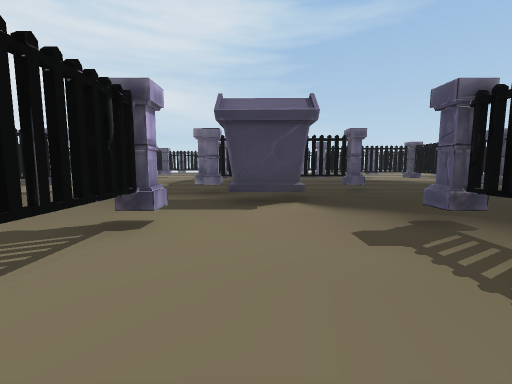
View 1 (above)

19 first-person views from a walk through a scene from a Unity 3-D project. The camera is 1.4 m above the floor, tilts 6° down and sees 90° across. The floor is counted in squares, 2 m on a side. Each view is taken from the middle of a square. On the plan, view 1 faces up. The plan holds only what a view shows up to about 9 squares ahead; the rest is blank. The place goes on beyond the plan. The player character is not drawn. Some animated figures are not drawn. Some surface patterns are stand-ins.

View 2
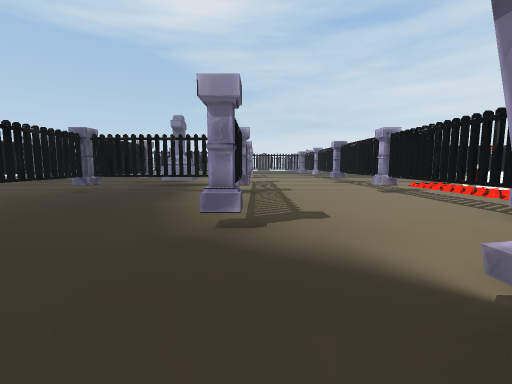

View 3
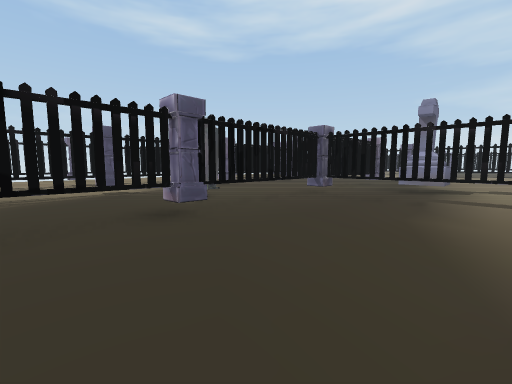

View 4
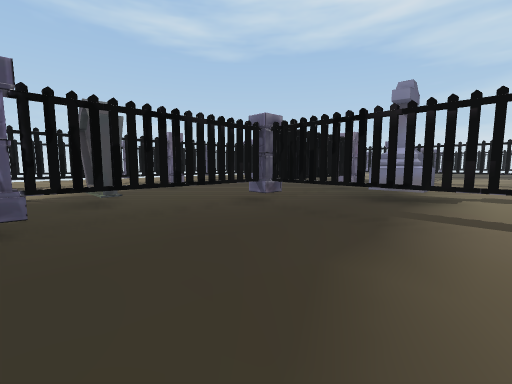

View 5
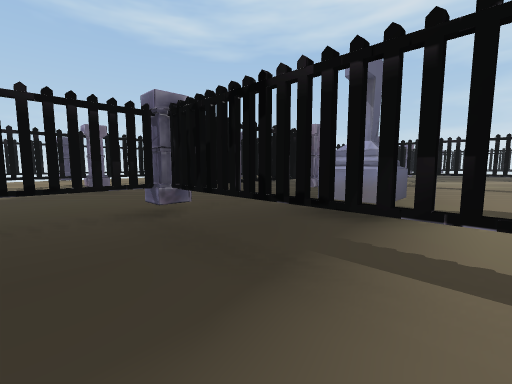

View 6
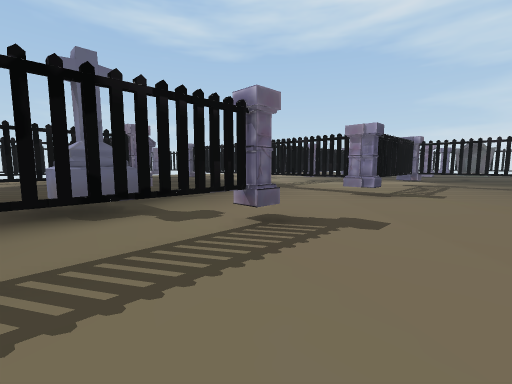

View 7
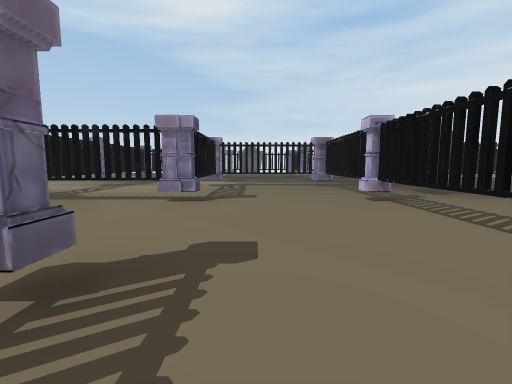

View 8
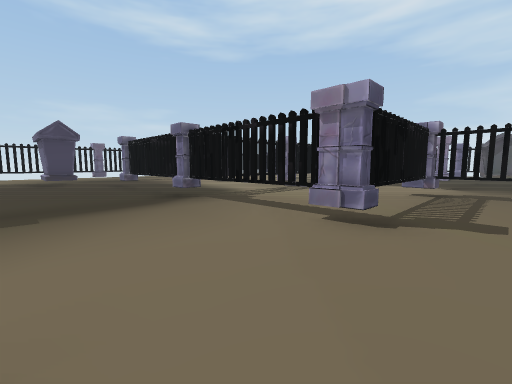

View 9
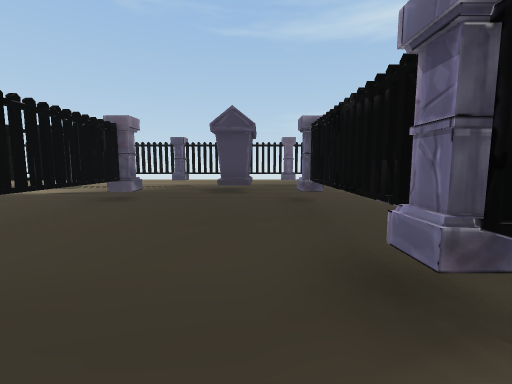

View 10
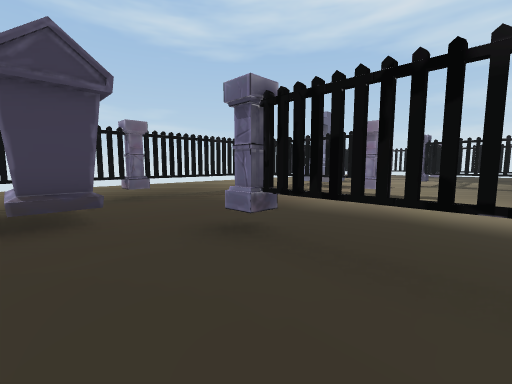

View 11
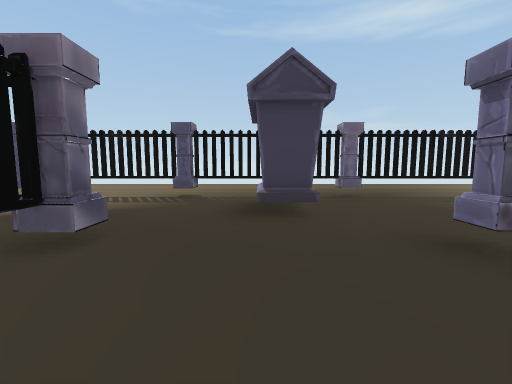

View 12
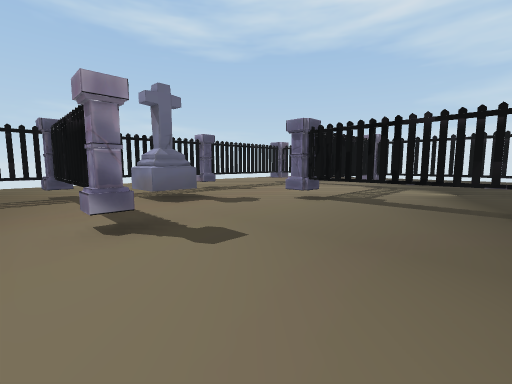

View 13
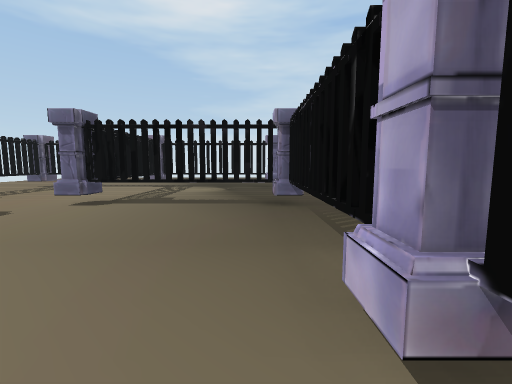

View 14
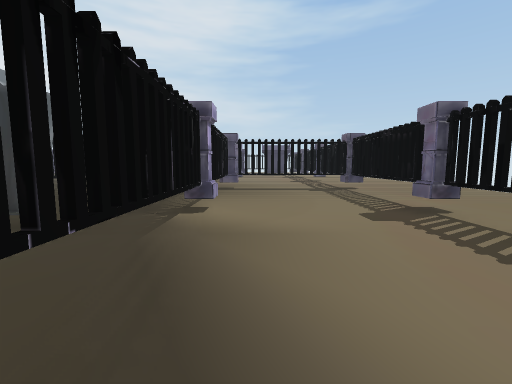

View 15
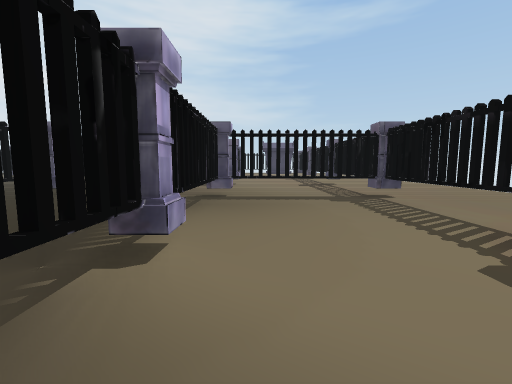

View 16
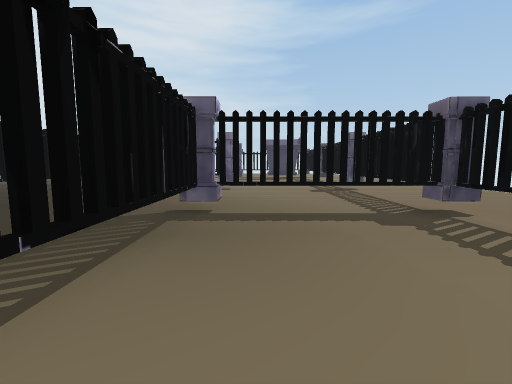

View 17
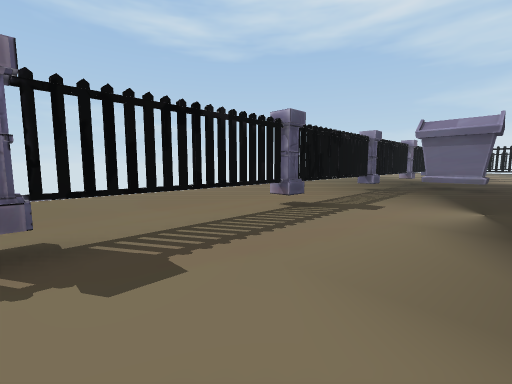

View 18
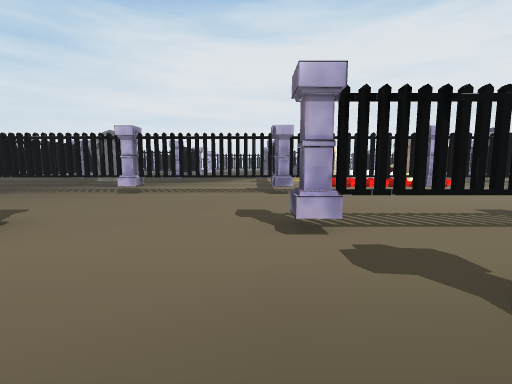

View 19
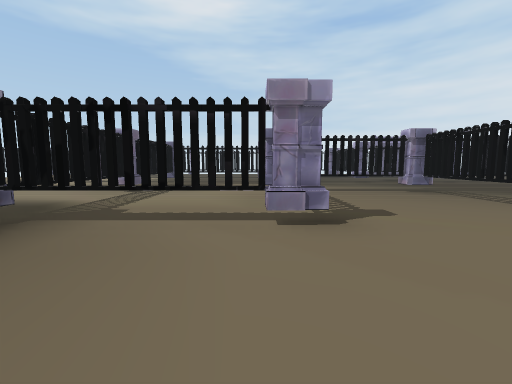

### Floor plan
Key: @ floor where view 1 was taken; # wall or solid block; x gap in a wall; . floor; = window, fence, low wall or low ledge; T thing the floor can be seen under or through; M tombstone; O other object.
Columns run from 7 left of view 1 to 14 right of it. Each row starts with its distance up from view 1.
 12                      x
 11                  #...#
 10            ..    ....x
  9     ..   ....#  .....#
  8     ..   ....#. .....#
  7   #  .#xx#...#...#TTT#
  6   x  ........x...x...x
  5   x....OO....x...x...x
  4     .........x...x...x
  3     ..#..#...#...#...#
  2     ..x..x...x.M.x...x
  1     ..x..x...x...x...x
  0     O.x@.x...T...x...x
 -1     ..#..TTxxT...#...#
 -2     ..x..x...x...x...x
 -3      .x..x..M#...x...x
 -4    xx #..#...#####...x
 -5    ...x..............x
 -6    ...x............OO#
 -7    ...x............O.x
 -8    ...#..#xxxTTTTT...x
 -9    .M.x..x...x.......x
-10    .M.x..x...x.......x
-11    ...x..x...x.......x
-12 xx xxx#xx#...x....####
-13   ...........x.....MM#
-14   ...........x.....MM#
-15         .... #.......x
-16         ..#  #xxx#...x
-17         MM   ....x...x
-18               ...x...x
-19              #...#...#
-20               ... .. =

Positions as (right, up) in squares from view 1, and headings:
1: (0, 0), facing up
2: (2, 6), facing down
3: (3, 5), facing down-right
4: (3, 3), facing down-right
5: (3, 1), facing down-right
6: (0, -2), facing down-right
7: (1, -3), facing down
8: (1, -5), facing down-right
9: (5, -7), facing right
10: (8, -6), facing down-right
11: (8, -6), facing right
12: (7, -11), facing down-right
13: (7, -11), facing down
14: (11, -1), facing up
15: (11, 1), facing up
16: (11, 3), facing up
17: (11, 3), facing down-right
18: (5, -5), facing left
19: (3, -5), facing down
